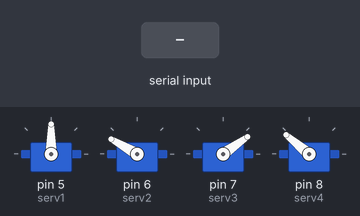
A sketch run on a simulated Arduino Uno, built with avr-gcc and run on an emulated ATmega328P. On the bench: 4 × servo. Inputs (shaded band) come from the test bench.

Above: at 1.2 s.
1.3 s: "M190\n" received over the second serial link
At 1.75 s:
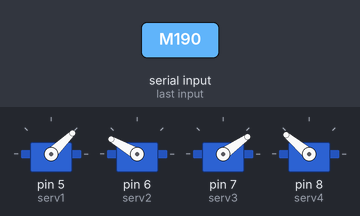
3.7 s: "M1" received over the second serial link
At 5.3 s:
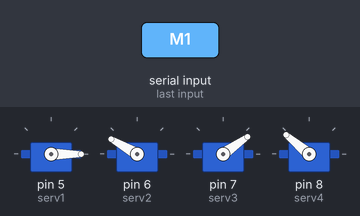
5.8 s: "M290\n" received over the second serial link
8.2 s: "M2" received over the second serial link
At 9.9 s:
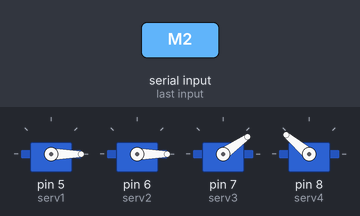
10.3 s: "M390\n" received over the second serial link
12.7 s: "M3" received over the second serial link
At 14.6 s:
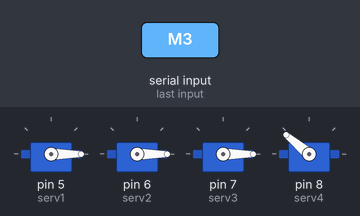
Timing chart, 0 to 15.8 s (numbered marks = the images above; inputs shaded):
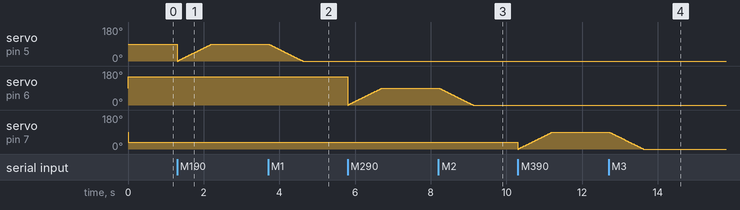

Measured:
- after the input at 3.7 s, servo on pin 5 (serv1): moves from 90° to 0° over 0.91 s, starting at once
- after the input at 8.2 s, servo on pin 6 (serv2): moves from 90° to 0° over 0.91 s, starting at once
- after the input at 12.7 s, servo on pin 7 (serv3): moves from 90° to 0° over 0.91 s, starting at once

The sketch:

main_V_1.5.ino
```cpp
/*
I'm currently working on implementing bluetooth module code is incomplete
*/

# include <SoftwareSerial.h>
#include <Servo.h>
SoftwareSerial Bluetooth(1,2); //RX|TX

Servo serv1;
Servo serv2;
Servo serv3;
Servo serv4;

// servo current position
int serv1pos,serv2pos,serv3pos,serv4pos;

//previous position
int serv1pre_pos,serv2pre_pos,serv3pre_pos,serv4pre_pos;
int const speed = 10;

String data = ""; // to get info form data

void setup() {
  // setup servo
   servo_attach();

 // start bluetooth 38400 is the default baud rate
   Bluetooth.begin(38400);
   Bluetooth.setTimeout(1); // settimeout what for stream data ms
   delay(speed);
   initalposition();
}

void loop() {
  // check if data is being sent
  if (Bluetooth.available() > 0){
    data = Bluetooth.readString();
    if (data.startsWith("M1")){
      String data_sl = data.substring(2,data.length());
      serv1pos = data_sl.toInt();

      // from current postion to data we use loop for a swift motion
      if (serv1pre_pos > serv1pos){
        // if pre > current we decrement
        for(int i = serv1pre_pos; i  >= serv1pos; i--){
          serv1.write(i);
          delay(speed); // "creates" a speed at which motor move
        }
      }

      if (serv1pre_pos < serv1pos){ // if pre < current we increment
        for (int i = serv1pre_pos; i <= serv1pos; i++){
          serv1.write(i);
          delay(speed);
        }
      }
      // once servopos is reached we make pre = current
      serv1pre_pos = serv1pos;
    }
    // as servo1 we follow the same steps for other servo
    // if the slider2  is moved

    if (data.startsWith("M2")){
      String data_S2 = data.substring(2,data.length());
      serv2pos = data_S2.toInt();

      if ( serv2pre_pos > serv2pos){
        for (int i = serv2pre_pos; i >= serv2pos; i--){
          serv2.write(i);
          delay(speed);
        }
      }
      if(serv2pre_pos< serv2pos){
        for (int i = serv1pre_pos; i <= serv2pos; i++){
          serv2.write(i);
          delay(speed);
        }
      }
       serv2pre_pos = serv2pos;
    }

   if(data.startsWith("M3")){
    String data_S3 = data.substring(2,data.length());
    serv3pos = data_S3.toInt();

    if ( serv3pos > serv3pre_pos){
      for (int i = serv3pre_pos; i <= serv3pos; i++){
        serv3.write(i);
        delay(speed);
      }
    }
    if(serv3pos < serv3pre_pos){
      for (int i = serv3pre_pos; i >= serv3pos; i--){
        serv3.write(i);
        delay(speed);
      }
    }
    serv3pre_pos = serv3pos;
   }

   if (data.startsWith("M4")){
    String data_S4 = data.substring(2,data.length());
    serv4pos = data_S4.toInt();

    if (serv4pos > serv4pre_pos){
      for (int i = serv4pre_pos; i <= serv4pos;i++){
        serv4.write(i);
        delay(speed); // test to make sure delay speed is prefect for you
      }
    }
    if (serv4pre_pos > serv4pos){
     for (int i = serv4pre_pos; i >= serv4pos; i--){
      serv4.write(i);
      delay(speed);
      }
    }
    serv4pre_pos = serv4pos;
   }
    // user stops the motor movments
   if (data == "Stop"){
        while(1);
      }
   }

 }
 static void initalposition(){
    // the arm postion when it turns on
    serv1pos = 90; // postion depend on the motor check first to see if anglr fits ur need
    serv1.write(serv1pos);
    serv2pos = 150;
    serv2.write(serv2pos);
    serv3pos = 35;
    serv3.write(serv3pos);
    serv4pos = 140;
    serv4.write(serv4pos);
  }
  static void servo_attach(){
    serv1.attach(5);
    serv2.attach(6);
    serv3.attach(7);
    serv4.attach(8);
  }
```
